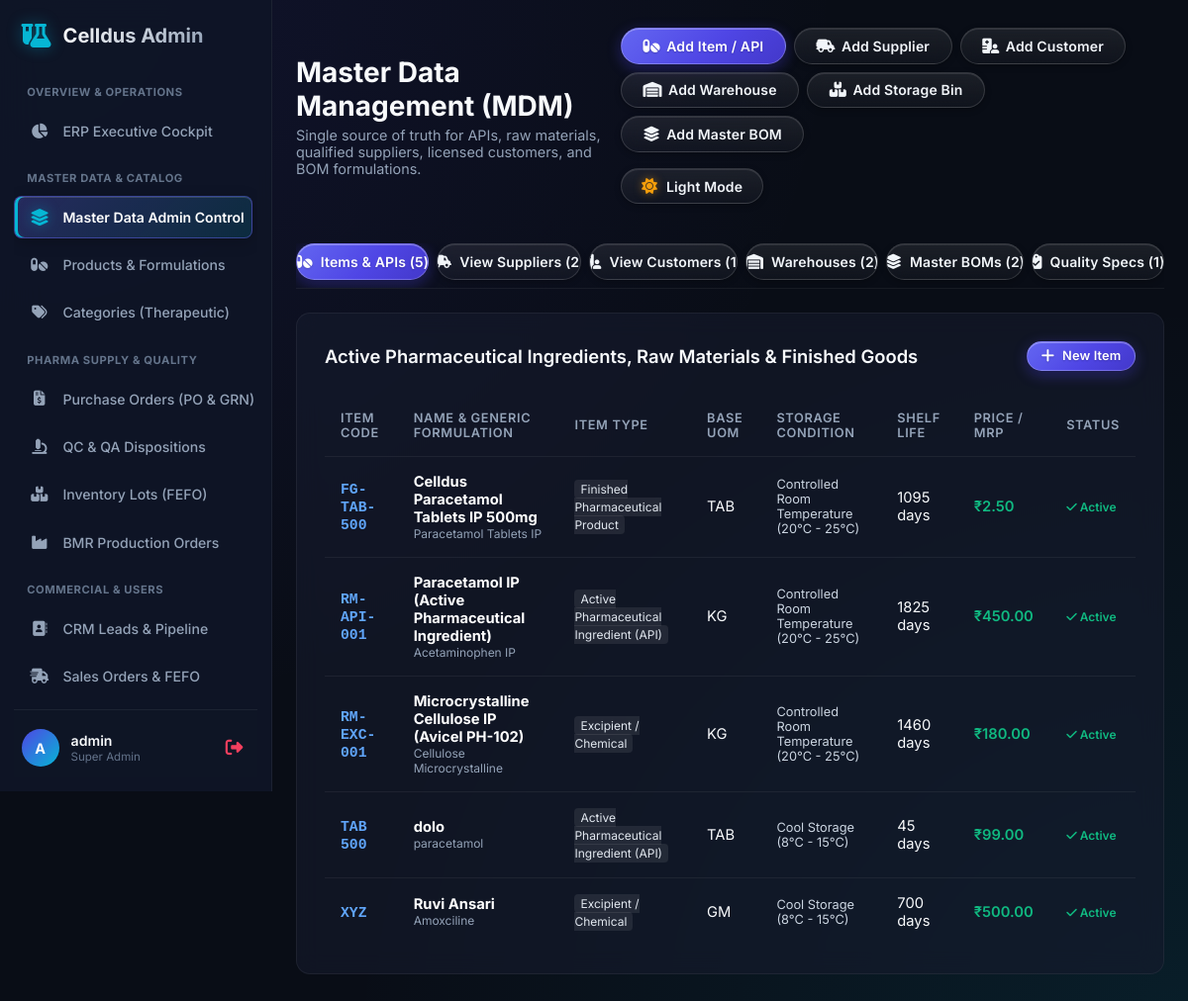
Page /dashboard/masters/ (signed in) on the earlier database version.
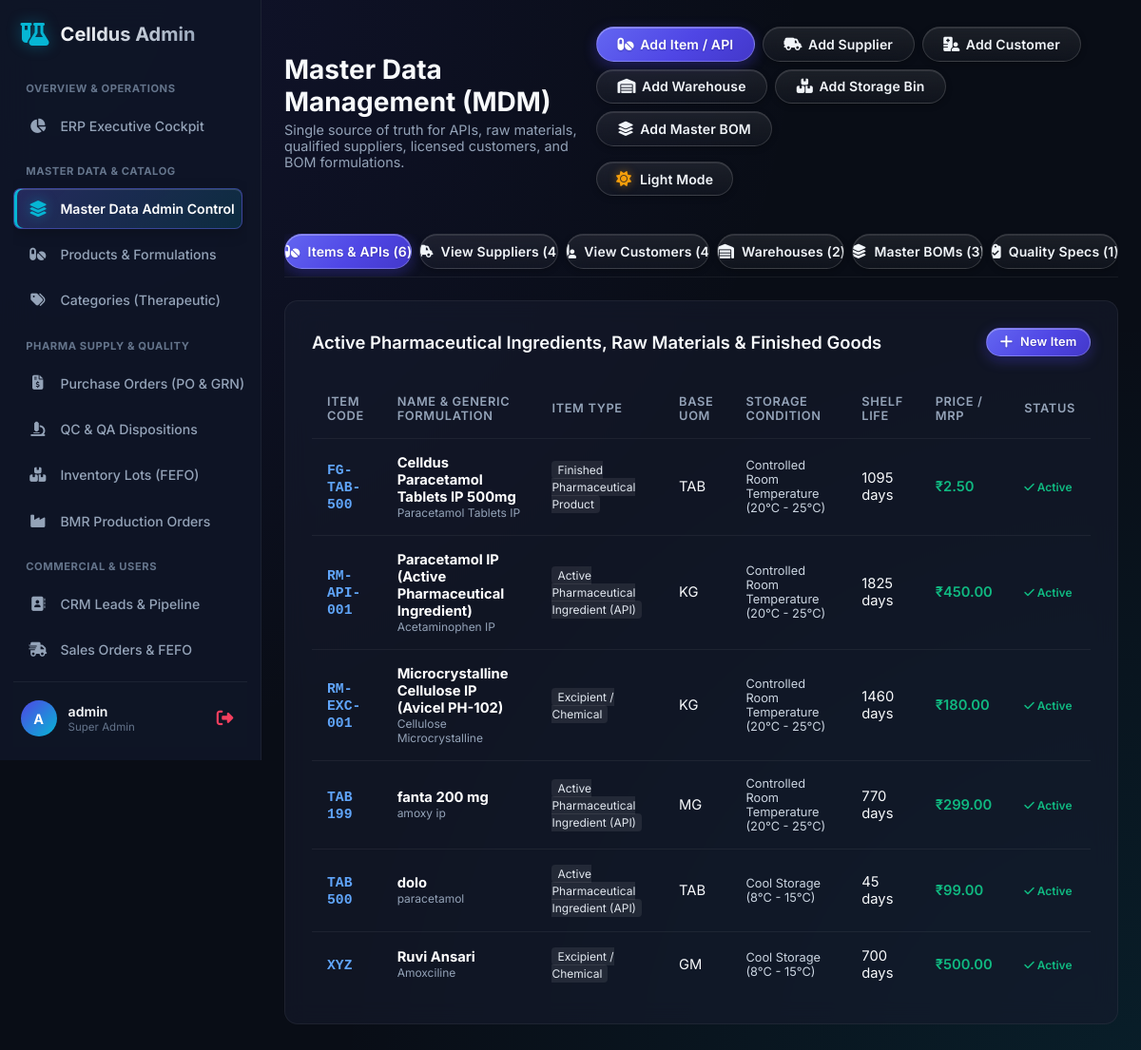
Same page on the later database version.
### erp_masters/models.py (models this page shows, shortened)
class ItemMaster(ERPBaseModel):
    ITEM_TYPE_CHOICES = (
        ('API', 'Active Pharmaceutical Ingredient (API)'),
        ('EXCIPIENT', 'Excipient / Chemical'),
        ('RAW_MATERIAL', 'Raw Material'),
        ('PACKAGING_PRIMARY', 'Primary Packaging (Alu/PVC, Bottles, Vials)'),
        ('PACKAGING_SECONDARY', 'Secondary Packaging (Cartons, Shippers, Leaflets)'),
        ('WIP', 'Work-in-Progress (Bulk Granules, Uncoated Tabs)'),
        ('FINISHED_GOOD', 'Finished Pharmaceutical Product'),
        ('CONSUMABLE', 'Lab / Factory Consumable'),
    )
    STORAGE_CONDITIONS = (
        ('ROOM_TEMP', 'Controlled Room Temperature (20°C - 25°C)'),
        ('COOL', 'Cool Storage (8°C - 15°C)'),
        ('COLD', 'Refrigerated Cold Chain (2°C - 8°C)'),
        ('DEEP_FREEZE', 'Deep Freeze (-20°C)'),
        ('PROTECT_LIGHT', 'Protect from light and moisture'),
    )
    item_code = models.CharField(max_length=50, unique=True, db_index=True)
    name = models.CharField(max_length=200, db_index=True)
    generic_name = models.CharField(max_length=200, blank=True, help_text="Chemical / Generic formulation name")
    item_type = models.CharField(max_length=30, choices=ITEM_TYPE_CHOICES, db_index=True)
    dosage_form = models.CharField(max_length=100, blank=True, help_text="e.g. Tablet, Capsule, Syrup, Injectable")
    strength = models.CharField(max_length=100, blank=True, help_text="e.g. 500mg, 10mg/5ml")
    category = models.CharField(max_length=100, blank=True, help_text="Therapeutic category, e.g. Antibiotic, Analgesic")
    base_uom = models.ForeignKey(UnitOfMeasure, on_delete=models.PROTECT, related_name='items_base')
    purchase_uom = models.ForeignKey(UnitOfMeasure, on_delete=models.PROTECT, related_name='items_purchase', null=True, blank=True)
    issue_uom = models.ForeignKey(UnitOfMeasure, on_delete=models.PROTECT, related_name='items_issue', null=True, blank=True)
    barcode = models.CharField(max_length=100, blank=True, null=True, unique=True)
    storage_condition = models.CharField(max_length=30, choices=STORAGE_CONDITIONS, default='ROOM_TEMP')
    shelf_life_days = models.PositiveIntegerField(help_text="Standard shelf life in days from manufacturing date")
    retest_interval_days = models.PositiveIntegerField(null=True, blank=True, help_text="Retest period for active chemicals/APIs")
    reorder_min = models.DecimalField(max_digits=14, decimal_places=4, default=Decimal('0.0000'))
    reorder_max = models.DecimalField(max_digits=14, decimal_places=4, default=Decimal('0.0000'))
    tax_rate = models.DecimalField(max_digits=5, decimal_places=2, default=Decimal('12.00'), help_text="GST / Tax percentage")
    standard_cost = models.DecimalField(max_digits=14, decimal_places=2, default=Decimal('0.00'))
    mrp = models.DecimalField(max_digits=14, decimal_places=2, default=Decimal('0.00'), help_text="Max Retail Price for Finished Goods")
    active_flag = models.BooleanField(default=True)

class UnitOfMeasure(ERPBaseModel):
    code = models.CharField(max_length=20, unique=True, help_text="e.g. KG, GM, MG, LTR, ML, TAB, CAP, STRIP")
    name = models.CharField(max_length=100)
    symbol = models.CharField(max_length=10)
    is_discrete = models.BooleanField(default=False, help_text="True for countable items (Tablets, Strips)")
    class Meta:
        verbose_name = "Unit of Measure (UOM)"
        verbose_name_plural = "Units of Measure"
        ordering = ['code']

### main/dashboard_erp_views.py (the view)
# urls.py: path('dashboard/masters/', dashboard_erp_views.dashboard_masters, name='dashboard_masters'),
@staff_required
def dashboard_masters(request):
    items = ItemMaster.objects.select_related('base_uom').order_by('item_code')
    suppliers = SupplierMaster.objects.order_by('supplier_code')
    customers = CustomerMaster.objects.order_by('-created_at')
    boms = BOMHeader.objects.select_related('product', 'batch_uom').order_by('bom_code')
    specs = QualitySpecification.objects.select_related('item').order_by('spec_code')
    warehouses = Warehouse.objects.select_related('branch').prefetch_related('bins').order_by('code')
    bins = StorageBin.objects.select_related('warehouse').order_by('-created_at')
    uoms = UnitOfMeasure.objects.all().order_by('code')
    branches = Branch.objects.filter(is_active=True).order_by('name')
    products = ItemMaster.objects.filter(item_type__in=['WIP', 'FINISHED_GOOD'])
    context = {
        'items': items,
        'suppliers': suppliers,
        'customers': customers,
        'boms': boms,
        'specs': specs,
        'warehouses': warehouses,
        'bins': bins,
        'uoms': uoms,
        'branches': branches,
        'products': products,
        'item_type_choices': ItemMaster.ITEM_TYPE_CHOICES,
        'storage_conditions': ItemMaster.STORAGE_CONDITIONS,
        'supplier_status_choices': SupplierMaster.STATUS_CHOICES,
        'customer_type_choices': CustomerMaster.CUSTOMER_TYPE_CHOICES,
        'warehouse_type_choices': Warehouse.WAREHOUSE_TYPE_CHOICES,
    }
    return render(request, 'dashboard/erp_masters.html', context)

### main/context_processors.py (called while the page is built)
def footer_blogs(request):
    return {"footer_blogs": Blog.objects.all().order_by('-created_at')[:2]}

### main/dashboard_erp_views.py (called while the page is built)
def staff_required(view_func):
    return user_passes_test(lambda u: u.is_active and u.is_staff, login_url='dashboard_login')(view_func)

### templates/dashboard/erp_masters.html (shortened to what the changed rows need)
{% extends 'dashboard/base.html' %}
{% load static %}
{% block page_title %}Master Data Management (MDM){% endblock %}
{% block content %}
<div style="display: flex; gap: 0.5rem; margin-bottom: 1.5rem; border-bottom: 1px solid var(--border-color); padding-bottom: 0.5rem; overflow-x: auto;">
    <button class="btn btn-primary tab-trigger" onclick="showTab('itemsTab', this);"><i class="fa-solid fa-pills"></i> Items & APIs ({{ items|length }})</button>
    <button class="btn btn-secondary tab-trigger" onclick="showTab('suppliersTab', this);"><i class="fa-solid fa-truck-field"></i> View Suppliers ({{ suppliers|length }})</button>
    <button class="btn btn-secondary tab-trigger" onclick="showTab('customersTab', this);"><i class="fa-solid fa-hospital-user"></i> View Customers ({{ customers|length }})</button>
    <button class="btn btn-secondary tab-trigger" onclick="showTab('warehousesTab', this);"><i class="fa-solid fa-warehouse"></i> Warehouses ({{ warehouses|length }})</button>
    <button class="btn btn-secondary tab-trigger" onclick="showTab('bomsTab', this);"><i class="fa-solid fa-layer-group"></i> Master BOMs ({{ boms|length }})</button>
    <button class="btn btn-secondary tab-trigger" onclick="showTab('specsTab', this);"><i class="fa-solid fa-clipboard-check"></i> Quality Specs ({{ specs|length }})</button>
</div>
<div id="itemsTab" class="master-tab-content panel">
    <div class="panel-header">
        <h2 class="panel-title">Active Pharmaceutical Ingredients, Raw Materials & Finished Goods</h2>
    </div>
    <div class="table-container">
        <table class="custom-table">
            <thead>
                <tr>
                    <th>Item Code</th>
                    <th>Name & Generic Formulation</th>
                    <th>Item Type</th>
                    <th>Base UOM</th>
                    <th>Storage Condition</th>
                    <th>Shelf Life</th>
                    <th>Price / MRP</th>
                    <th>Status</th>
                </tr>
            </thead>
            <tbody>
                {% for item in items %}
                <tr>
                    <td><strong style="color: #60a5fa; font-family: monospace;">{{ item.item_code }}</strong></td>
                    <td>
                        <strong style="color: #fff;">{{ item.name }}</strong>
                        <div style="font-size: 0.75rem; color: var(--text-secondary);">{{ item.generic_name }}</div>
                    </td>
                    <td><span style="background: rgba(255,255,255,0.08); padding: 2px 6px; border-radius: 4px; font-size: 0.75rem; color: #e2e8f0;">{{ item.get_item_type_display }}</span></td>
                    <td>{{ item.base_uom.code }}</td>
                    <td style="font-size: 0.8rem; color: #cbd5e1;">{{ item.get_storage_condition_display }}</td>
                    <td>{{ item.shelf_life_days }} days</td>
                    <td><span style="color: #10b981; font-weight: 600;">₹{{ item.mrp|default:item.standard_cost }}</span></td>
                    <td><span style="color: #10b981; font-weight: 600; font-size: 0.75rem;"><i class="fa-solid fa-check"></i> Active</span></td>
                </tr>
                {% endfor %}
            </tbody>
        </table>
    </div>
</div>
{% endblock %}

Differences in the rows shown:
added ItemMaster: item_code "TAB 199", name "fanta 200 mg", generic_name "amoxy ip", item_type "Active Pharmaceutical Ingredient (API)", base_uom.code "MG", storage_condition "Controlled Room Temperature (20°C - 25°C)", shelf_life_days "770", mrp "299.00"
Other differences:
{{ items|length }}: "5" → "6"
{{ suppliers|length }}: "2" → "4"
{{ customers|length }}: "1" → "4"
{{ boms|length }}: "2" → "3"
